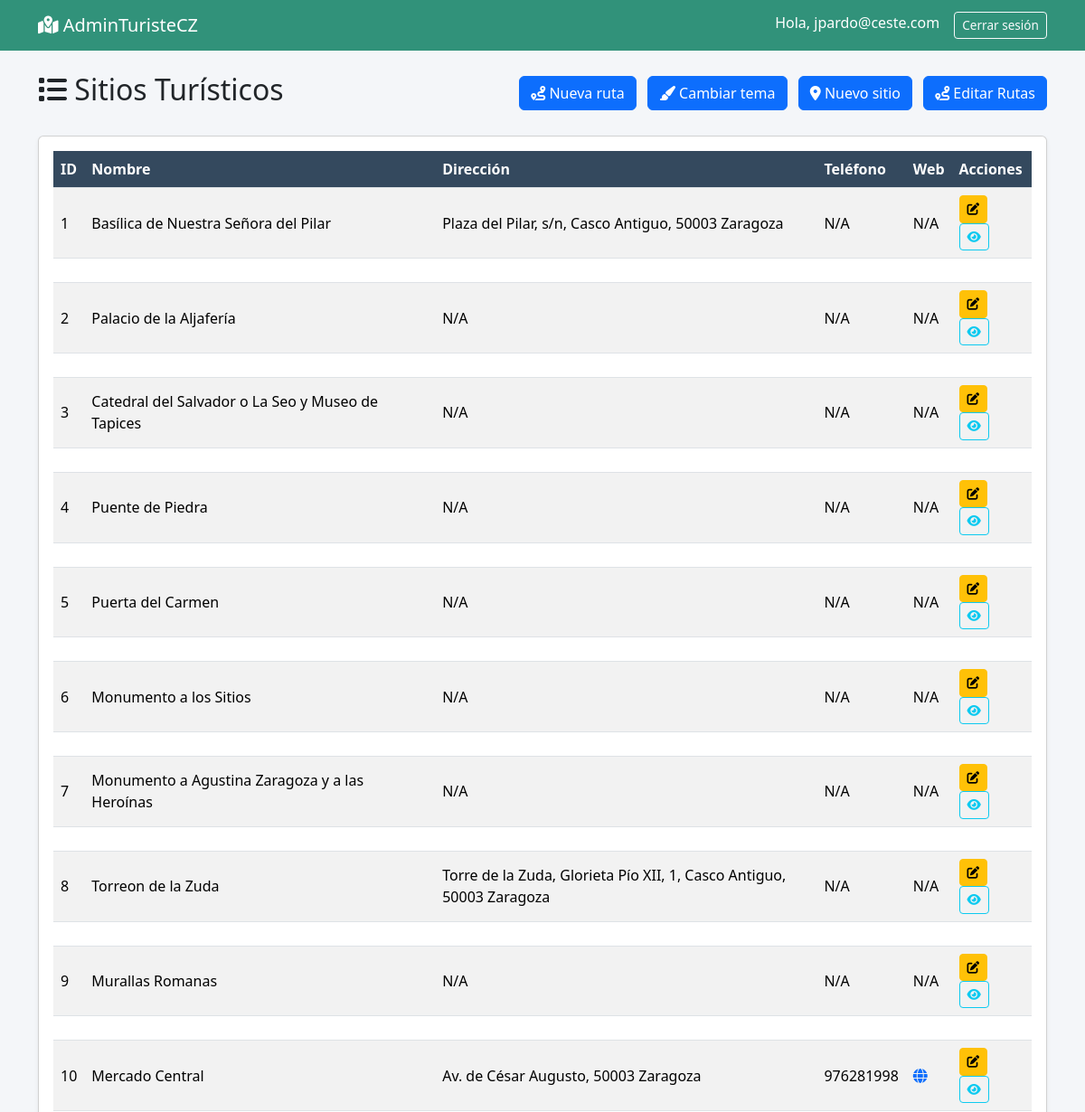
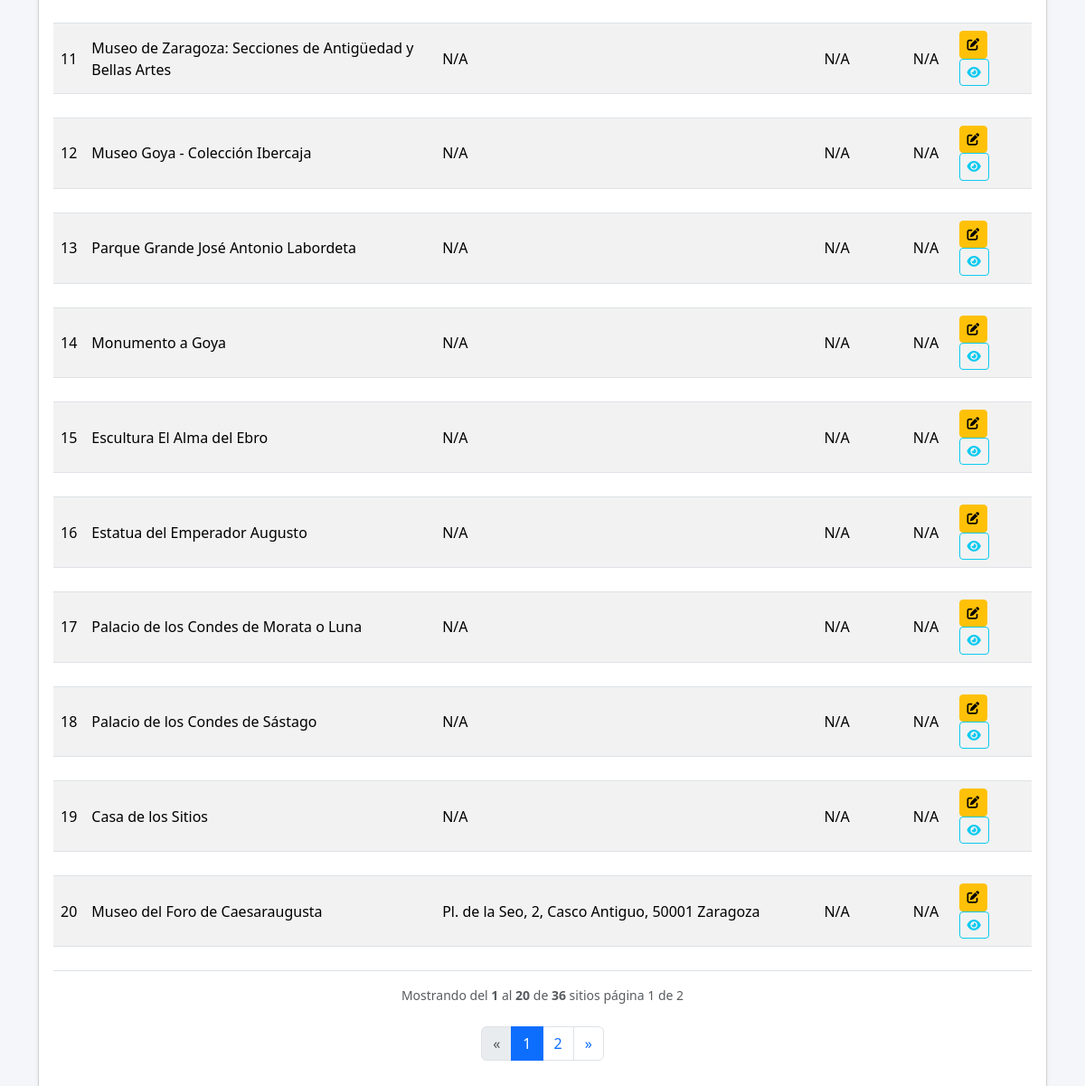
Page /adminturistecz/select-sitios.php (signed in) on the committed database (2 pictures, top to bottom).
### tables this page shows
CREATE TABLE sitio (
    id INT AUTO_INCREMENT PRIMARY KEY,
    nombre VARCHAR(255),
    latitud DOUBLE,
	longitud DOUBLE,
    direccion VARCHAR(255),
    horario_visita VARCHAR(255),
    telefono VARCHAR(50),
    enlace_web VARCHAR(255),
    rampas enum ('SI', 'NO', 'NO_HAY_INFORMACION', 'BAJO_PETICION') default 'BAJO_PETICION',
	ascensores enum ('SI', 'NO', 'NO_HAY_INFORMACION', 'BAJO_PETICION') default 'NO_HAY_INFORMACION',
	puertas_automaticas enum ('SI', 'NO', 'NO_HAY_INFORMACION', 'BAJO_PETICION') default 'NO_HAY_INFORMACION',
	escaleras_mecanicas enum ('SI', 'NO', 'NO_HAY_INFORMACION', 'BAJO_PETICION') default 'NO_HAY_INFORMACION',
	servicios_adaptados enum ('SI', 'NO', 'NO_HAY_INFORMACION', 'BAJO_PETICION') default 'NO_HAY_INFORMACION',
	sala_lactancia enum ('SI', 'NO', 'NO_HAY_INFORMACION', 'BAJO_PETICION') default 'NO_HAY_INFORMACION',
	cambiador enum ('SI', 'NO', 'NO_HAY_INFORMACION', 'BAJO_PETICION') default 'NO_HAY_INFORMACION',
	parking_adaptado enum ('SI', 'NO', 'NO_HAY_INFORMACION', 'BAJO_PETICION') default 'NO_HAY_INFORMACION',
	bancos enum ('SI', 'NO', 'NO_HAY_INFORMACION', 'BAJO_PETICION') default 'NO_HAY_INFORMACION',
	mostrador_adaptado enum ('SI', 'NO', 'NO_HAY_INFORMACION', 'BAJO_PETICION') default 'NO_HAY_INFORMACION',
	sin_barreras_arquitectonicas enum ('SI', 'NO', 'NO_HAY_INFORMACION', 'BAJO_PETICION') default 'NO_HAY_INFORMACION',
	braille enum ('SI', 'NO', 'NO_HAY_INFORMACION', 'BAJO_PETICION') default 'NO_HAY_INFORMACION',
	interprete_lengua_signos enum ('SI', 'NO', 'NO_HAY_INFORMACION', 'BAJO_PETICION') default 'NO_HAY_INFORMACION',
	videos_subtitulos enum ('SI', 'NO', 'NO_HAY_INFORMACION', 'BAJO_PETICION') default 'NO_HAY_INFORMACION',
	ayudas_visuales enum ('SI', 'NO', 'NO_HAY_INFORMACION', 'BAJO_PETICION') default 'NO_HAY_INFORMACION',
	guias_turisticos_multiidioma enum ('SI', 'NO', 'NO_HAY_INFORMACION', 'BAJO_PETICION') default 'NO_HAY_INFORMACION',
	elementos_audiovisuales_multiidioma enum ('SI', 'NO', 'NO_HAY_INFORMACION', 'BAJO_PETICION') default 'NO_HAY_INFORMACION',
	documentacion_multiidioma enum ('SI', 'NO', 'NO_HAY_INFORMACION', 'BAJO_PETICION') default 'NO_HAY_INFORMACION',
	visitas_grupales enum ('SI', 'NO', 'NO_HAY_INFORMACION', 'BAJO_PETICION') default 'NO_HAY_INFORMACION',
	ayuda_movilidad enum ('SI', 'NO', 'NO_HAY_INFORMACION', 'BAJO_PETICION') default 'NO_HAY_INFORMACION',
	lenguaje_simple enum ('SI', 'NO', 'NO_HAY_INFORMACION', 'BAJO_PETICION') default 'NO_HAY_INFORMACION',
	acceso_perros_guias enum ('SI', 'NO', 'NO_HAY_INFORMACION', 'BAJO_PETICION') default 'NO_HAY_INFORMACION',
	acceso_perros_asistencia enum ('SI', 'NO', 'NO_HAY_INFORMACION', 'BAJO_PETICION') default 'NO_HAY_INFORMACION'
);

### adminturistecz/select-sitios.php (the view, shortened to what this page needs)
<?php
include 'db.php';
$por_pagina = 20;
$pagina_actual = max(1, intval($_GET['pagina'] ?? 1));
$offset = ($pagina_actual - 1) * $por_pagina;
$total_sql = "SELECT COUNT(*) as total FROM sitio";
$total_result = $conn1->query($total_sql);
$total_row = $total_result->fetch_assoc();
$total_sitios = $total_row['total'];
$total_paginas = ceil($total_sitios / $por_pagina);
$sql = "SELECT * FROM sitio LIMIT ? OFFSET ?";
$stmt = $conn1->prepare($sql);
$stmt->bind_param("ii", $por_pagina, $offset);
$stmt->execute();
$result = $stmt->get_result();
?>
<!DOCTYPE html>
<html lang="es">
<head>
    <link href="https://cdn.jsdelivr.net/npm/bootstrap@5.3.2/dist/css/bootstrap.min.css" rel="stylesheet">
    <link rel="stylesheet" href="https://cdnjs.cloudflare.com/ajax/libs/font-awesome/6.4.0/css/all.min.css">
</head>
<body>
    <nav class="navbar navbar-expand-lg mb-4">
        <div class="container">
            <a class="navbar-brand" href="#"><i class="fas fa-map-marked-alt"></i> AdminTuristeCZ</a>
            <div class="d-flex">
                <span class="text-white me-3">Hola, <?= htmlspecialchars($_SESSION['user']) ?></span>
                <a href="logout.php" class="btn btn-outline-light btn-sm">Cerrar sesión</a>
            </div>
        </div>
    </nav>
    <div class="container">
        <div class="d-flex justify-content-between align-items-center mb-4">
        <h2><i class="fas fa-list"></i> Sitios Turísticos</h2>
            <div>
                <a href="insert-ruta.php" class="btn btn-primary me-2">
                    <i class="fas fa-route"></i> Nueva ruta
                </a>
                 <a href="configurar-tema.php" class="btn btn-primary me-2">
                    <i class="fas fa-paint-brush"></i> Cambiar tema
                </a>
                <a href="insert-sitios.php" class="btn btn-primary">
                    <i class="fas fa-map-marker-alt"></i> Nuevo sitio
                </a>
                <a href="select-rutas.php" class="btn btn-primary ms-2">
                    <i class="fas fa-route"></i> Editar Rutas</a>
            </div>
        </div>
        <div class="card shadow-sm">
            <div class="card-body">
                <?php if ($result->num_rows == 0): ?>
                    <div class="text-center text-muted py-4">
                        <i class="fas fa-map-marker-alt fa-3x mb-3"></i>
                        <p>No hay sitios registrados aún.</p>
                    </div>
                <?php else: ?>
                    <table class="table table-hover table-striped align-middle">
                        <thead>
                            <tr>
                                <th>ID</th>
                                <th>Nombre</th>
                                <th>Dirección</th>
                                <th>Teléfono</th>
                                <th>Web</th>
                                <th>Acciones</th>
                            </tr>
                        </thead>
                        <tbody>
                            <?php while ($row = $result->fetch_assoc()): ?>
                                <tr>
                                    <td><?= $row['id'] ?></td>
                                    <td><?= htmlspecialchars($row['nombre']) ?></td>
                                    <td><?= htmlspecialchars($row['direccion'] ?? 'N/A') ?></td>
                                    <td><?= htmlspecialchars($row['telefono'] ?? 'N/A') ?></td>
                                    <td>
                                        <?php if ($row['enlace_web']): ?>
                                            <a href="<?= $row['enlace_web'] ?>" target="_blank" class="text-primary">
                                                <i class="fas fa-globe"></i>
                                            </a>
                                        <?php else: ?>
                                            N/A
                                        <?php endif; ?>
                                    </td>
                                    <td>
                                        <a href="edit-sitio.php?id=<?= $row['id'] ?>" class="btn btn-sm btn-warning me-1">
                                            <i class="fas fa-edit"></i>
                                        </a>
                                        <button class="btn btn-sm btn-outline-info" onclick="toggleDetails(this)">
                                            <i class="fas fa-eye"></i>
                                        </button>
                                    </td>
                                </tr>
                                <tr>
                                    <td colspan="7">
                                        </td>
                                    </tr>
                                <?php endwhile; ?>
                            </tbody>
                        </table>
<div class="text-muted small text-center mb-3">
    <?php
    $inicio = ($pagina_actual - 1) * $por_pagina + 1;
    $fin = min($pagina_actual * $por_pagina, $total_sitios);
    ?>
    Mostrando del <strong><?= number_format($inicio) ?></strong> al <strong><?= number_format($fin) ?></strong>
    de <strong><?= number_format($total_sitios) ?></strong> sitios
    página <?= $pagina_actual ?> de <?= $total_paginas ?>
</div>
<div class="pagination-container mt-4">
    <nav aria-label="Paginación">
        <ul class="pagination justify-content-center">
            <li class="page-item <?= $pagina_actual <= 1 ? 'disabled' : '' ?>">
                <a class="page-link" href="?pagina=<?= $pagina_actual - 1 ?>">&laquo;</a>
            </li>
            <?php for ($i = 1; $i <= $total_paginas; $i++): ?>
                <li class="page-item <?= $i == $pagina_actual ? 'active' : '' ?>">
                    <a class="page-link" href="?pagina=<?= $i ?>"><?= $i ?></a>
                </li>
            <?php endfor; ?>
            <li class="page-item <?= $pagina_actual >= $total_paginas ? 'disabled' : '' ?>">
                <a class="page-link" href="?pagina=<?= $pagina_actual + 1 ?>">&raquo;</a>
            </li>
        </ul>
    </nav>
</div>
                    <?php endif; ?>
</body>
</html>

### adminturistecz/select-sitios.php (style rules this page uses)
body { background: #f4f6f9; }
.navbar { background: #31927aff; }
.navbar-brand, .nav-link { color: white !important; }
.table th { background: #34495e; color: white; }
.btn-sm { font-size: 0.85rem; }

### rows in the picture
sitio: id "1", nombre "Basílica de Nuestra Señora del Pilar", direccion "Plaza del Pilar, s/n, Casco Antiguo, 50003 Zaragoza", telefono "N/A"
sitio: id "2", nombre "Palacio de la Aljafería", direccion "N/A", telefono "N/A"
sitio: id "3", nombre "Catedral del Salvador o La Seo y Museo de Tapices", direccion "N/A", telefono "N/A"
sitio: id "4", nombre "Puente de Piedra", direccion "N/A", telefono "N/A"
sitio: id "5", nombre "Puerta del Carmen", direccion "N/A", telefono "N/A"
sitio: id "6", nombre "Monumento a los Sitios", direccion "N/A", telefono "N/A"
sitio: id "7", nombre "Monumento a Agustina Zaragoza y a las Heroínas", direccion "N/A", telefono "N/A"
sitio: id "8", nombre "Torreon de la Zuda", direccion "Torre de la Zuda, Glorieta Pío XII, 1, Casco Antiguo, 50003 Zaragoza", telefono "N/A"
sitio: id "9", nombre "Murallas Romanas", direccion "N/A", telefono "N/A"
sitio: id "10", nombre "Mercado Central", direccion "Av. de César Augusto, 50003 Zaragoza", telefono "976281998"
sitio: id "11", nombre "Museo de Zaragoza: Secciones de Antigüedad y Bellas Artes", direccion "N/A", telefono "N/A"
sitio: id "12", nombre "Museo Goya - Colección Ibercaja", direccion "N/A", telefono "N/A"
sitio: id "13", nombre "Parque Grande José Antonio Labordeta", direccion "N/A", telefono "N/A"
sitio: id "14", nombre "Monumento a Goya", direccion "N/A", telefono "N/A"
sitio: id "15", nombre "Escultura El Alma del Ebro", direccion "N/A", telefono "N/A"
sitio: id "16", nombre "Estatua del Emperador Augusto", direccion "N/A", telefono "N/A"
sitio: id "17", nombre "Palacio de los Condes de Morata o Luna", direccion "N/A", telefono "N/A"
sitio: id "18", nombre "Palacio de los Condes de Sástago", direccion "N/A", telefono "N/A"
sitio: id "19", nombre "Casa de los Sitios", direccion "N/A", telefono "N/A"
sitio: id "20", nombre "Museo del Foro de Caesaraugusta", direccion "Pl. de la Seo, 2, Casco Antiguo, 50001 Zaragoza", telefono "N/A"

### other values in the picture
$_SESSION['user'] "jpardo@ceste.com"
$inicio "1"
$fin "20"
$total_sitios "36"
$pagina_actual "1"
$total_paginas "2"
